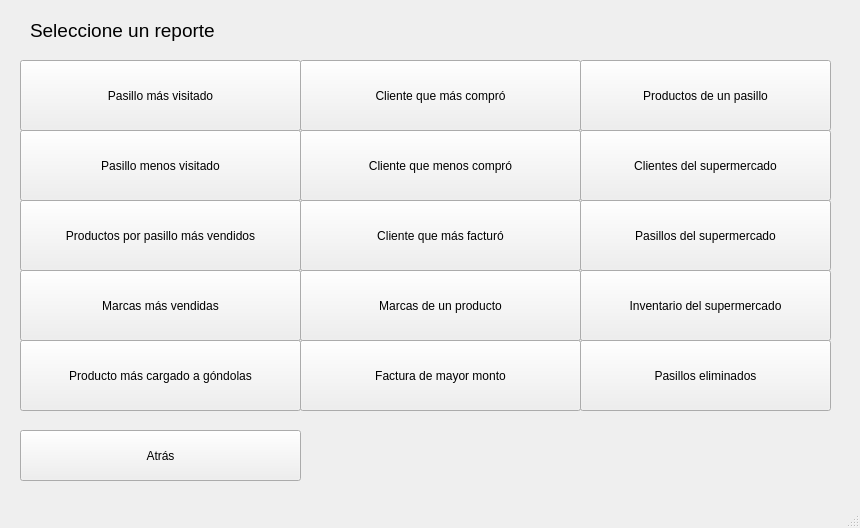
<?xml version="1.0" encoding="UTF-8"?>
<ui version="4.0">
 <class>window_report</class>
 <widget class="QMainWindow" name="window_report">
  <property name="geometry">
   <rect>
    <x>0</x>
    <y>0</y>
    <width>860</width>
    <height>528</height>
   </rect>
  </property>
  <property name="windowTitle">
   <string>MainWindow</string>
  </property>
  <widget class="QWidget" name="centralwidget">
   <widget class="QPushButton" name="pushButton_16">
    <property name="geometry">
     <rect>
      <x>580</x>
      <y>60</y>
      <width>251</width>
      <height>71</height>
     </rect>
    </property>
    <property name="text">
     <string>Productos de un pasillo</string>
    </property>
   </widget>
   <widget class="QPushButton" name="pushButton_17">
    <property name="geometry">
     <rect>
      <x>20</x>
      <y>200</y>
      <width>281</width>
      <height>71</height>
     </rect>
    </property>
    <property name="text">
     <string>Productos por pasillo más vendidos</string>
    </property>
   </widget>
   <widget class="QPushButton" name="pushButton_11">
    <property name="geometry">
     <rect>
      <x>20</x>
      <y>130</y>
      <width>281</width>
      <height>71</height>
     </rect>
    </property>
    <property name="text">
     <string>Pasillo menos visitado</string>
    </property>
   </widget>
   <widget class="QPushButton" name="pushButton_18">
    <property name="geometry">
     <rect>
      <x>300</x>
      <y>200</y>
      <width>281</width>
      <height>71</height>
     </rect>
    </property>
    <property name="text">
     <string>Cliente que más facturó</string>
    </property>
   </widget>
   <widget class="QPushButton" name="pushButton_13">
    <property name="geometry">
     <rect>
      <x>300</x>
      <y>130</y>
      <width>281</width>
      <height>71</height>
     </rect>
    </property>
    <property name="text">
     <string>Cliente que menos compró</string>
    </property>
   </widget>
   <widget class="QPushButton" name="pushButton_14">
    <property name="geometry">
     <rect>
      <x>20</x>
      <y>60</y>
      <width>281</width>
      <height>71</height>
     </rect>
    </property>
    <property name="text">
     <string>Pasillo más visitado</string>
    </property>
   </widget>
   <widget class="QPushButton" name="pushButton_23">
    <property name="geometry">
     <rect>
      <x>20</x>
      <y>340</y>
      <width>281</width>
      <height>71</height>
     </rect>
    </property>
    <property name="text">
     <string>Producto más cargado a góndolas</string>
    </property>
   </widget>
   <widget class="QPushButton" name="pushButton_20">
    <property name="geometry">
     <rect>
      <x>20</x>
      <y>270</y>
      <width>281</width>
      <height>71</height>
     </rect>
    </property>
    <property name="text">
     <string>Marcas más vendidas</string>
    </property>
   </widget>
   <widget class="QPushButton" name="pushButton_12">
    <property name="geometry">
     <rect>
      <x>580</x>
      <y>130</y>
      <width>251</width>
      <height>71</height>
     </rect>
    </property>
    <property name="text">
     <string>Clientes del supermercado</string>
    </property>
   </widget>
   <widget class="QPushButton" name="pushButton_22">
    <property name="geometry">
     <rect>
      <x>580</x>
      <y>270</y>
      <width>251</width>
      <height>71</height>
     </rect>
    </property>
    <property name="text">
     <string>Inventario del supermercado</string>
    </property>
   </widget>
   <widget class="QPushButton" name="pushButton_15">
    <property name="geometry">
     <rect>
      <x>300</x>
      <y>60</y>
      <width>281</width>
      <height>71</height>
     </rect>
    </property>
    <property name="text">
     <string>Cliente que más compró</string>
    </property>
   </widget>
   <widget class="QPushButton" name="pushButton_24">
    <property name="geometry">
     <rect>
      <x>300</x>
      <y>340</y>
      <width>281</width>
      <height>71</height>
     </rect>
    </property>
    <property name="text">
     <string>Factura de mayor monto</string>
    </property>
   </widget>
   <widget class="QLabel" name="label">
    <property name="geometry">
     <rect>
      <x>30</x>
      <y>10</y>
      <width>321</width>
      <height>41</height>
     </rect>
    </property>
    <property name="font">
     <font>
      <pointsize>14</pointsize>
     </font>
    </property>
    <property name="text">
     <string>Seleccione un reporte</string>
    </property>
   </widget>
   <widget class="QPushButton" name="pushButton_19">
    <property name="geometry">
     <rect>
      <x>580</x>
      <y>200</y>
      <width>251</width>
      <height>71</height>
     </rect>
    </property>
    <property name="text">
     <string>Pasillos del supermercado</string>
    </property>
   </widget>
   <widget class="QPushButton" name="pushButton_26">
    <property name="geometry">
     <rect>
      <x>20</x>
      <y>430</y>
      <width>281</width>
      <height>51</height>
     </rect>
    </property>
    <property name="text">
     <string>Atrás</string>
    </property>
   </widget>
   <widget class="QPushButton" name="pushButton_21">
    <property name="geometry">
     <rect>
      <x>300</x>
      <y>270</y>
      <width>281</width>
      <height>71</height>
     </rect>
    </property>
    <property name="text">
     <string>Marcas de un producto</string>
    </property>
   </widget>
   <widget class="QPushButton" name="pushButton_25">
    <property name="geometry">
     <rect>
      <x>580</x>
      <y>340</y>
      <width>251</width>
      <height>71</height>
     </rect>
    </property>
    <property name="text">
     <string>Pasillos eliminados</string>
    </property>
   </widget>
  </widget>
  <widget class="QMenuBar" name="menubar">
   <property name="geometry">
    <rect>
     <x>0</x>
     <y>0</y>
     <width>860</width>
     <height>17</height>
    </rect>
   </property>
  </widget>
  <widget class="QStatusBar" name="statusbar"/>
 </widget>
 <resources/>
 <connections/>
</ui>
